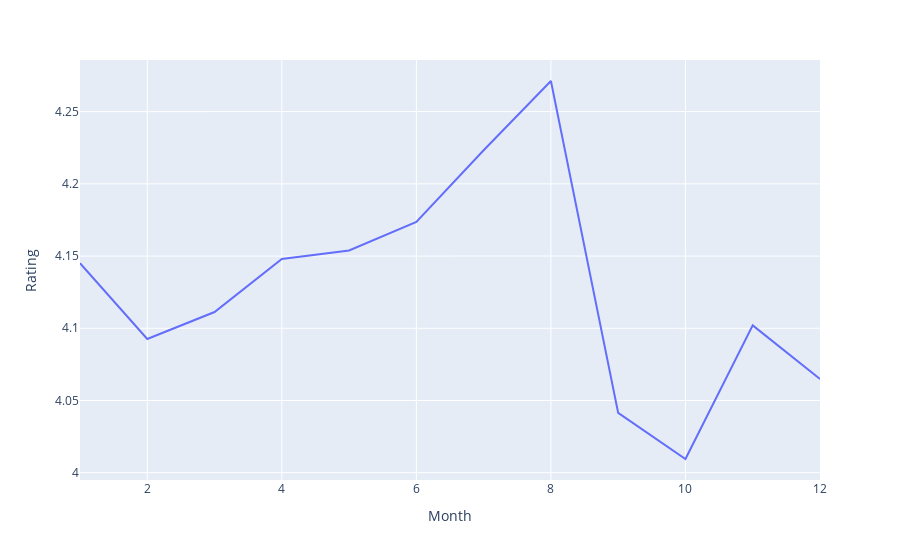

Source (notebook cell):
### Code cell
#Prepare the plot
fig.show()

### Figure 1 — Plotly figure (JSON) as saved in the notebook; plotly's stock layout.template omitted (floating-point values rounded to 4 significant figures)
{"data": [{"hovertemplate": "Month=%{x}<br>Rating=%{y}<extra></extra>", "legendgroup": "", "line": {"color": "#636efa", "dash": "solid"}, "marker": {"symbol": "circle"}, "mode": "lines", "name": "", "orientation": "v", "showlegend": false, "type": "scatter", "x": [1, 2, 3, 4, 5, 6, 7, 8, 9, 10, 11, 12], "xaxis": "x", "y": [4.145, 4.093, 4.111, 4.148, 4.154, 4.174, 4.223, 4.271, 4.041, 4.009, 4.102, 4.065], "yaxis": "y"}], "layout": {"legend": {"tracegroupgap": 0}, "margin": {"t": 60}, "xaxis": {"anchor": "y", "domain": [0, 1], "title": {"text": "Month"}}, "yaxis": {"anchor": "x", "domain": [0, 1], "title": {"text": "Rating"}}}}
